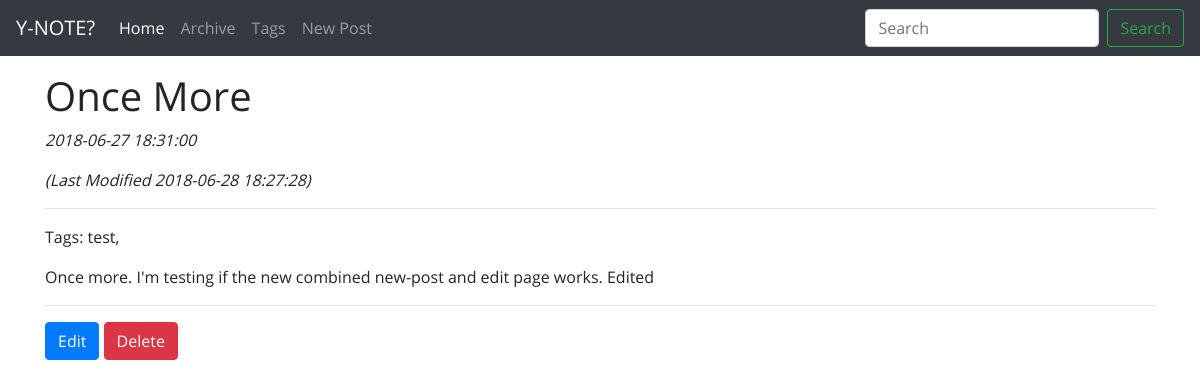
The app's page /readpost.php?id-post=9 with its own data.
### tables this page shows
CREATE TABLE `posts` (
  `id_post` int(11) NOT NULL AUTO_INCREMENT,
  `date_post` datetime DEFAULT NULL,
  `date_modified` datetime DEFAULT NULL,
  `title_post` varchar(255) DEFAULT NULL,
  `content` text,
  PRIMARY KEY (`id_post`)
);

CREATE TABLE `tags` (
  `id_post` int(11) NOT NULL,
  `tag` varchar(50) NOT NULL,
  KEY `id_post` (`id_post`),
  CONSTRAINT `tags_ibfk_1` FOREIGN KEY (`id_post`) REFERENCES `posts` (`id_post`)
);

### readpost.php (the view, shortened to what this page needs)
<?php
    include_once "config.php";
    if (isset($_GET['id-post'])) {
        $id_post = (int) $_GET['id-post'];
    }
    $sql_post = "SELECT * FROM posts WHERE id_post = '$id_post'";
    $sql_tags = "SELECT tag FROM tags
                INNER JOIN posts ON tags.id_post = posts.id_post
                WHERE posts.id_post = '$id_post'";
    $result_sql_post = mysqli_query($db_handle, $sql_post);
    $result_sql_tags = mysqli_query($db_handle, $sql_tags);
    $res_sql_post_array = mysqli_fetch_array($result_sql_post);
    $title_post = $res_sql_post_array['title_post'];
    $date_post = $res_sql_post_array['date_post'];
    if (!is_null($res_sql_post_array['date_modified'])) {
        $date_modified = $res_sql_post_array['date_modified'];
    }
    $content = $res_sql_post_array['content'];
    include "header.php";
    include "navbar.php";
    echo "<h1>$title_post</h1>";
    echo "<p><em>$date_post</em><p>";
    if (isset($date_modified)) {
        echo "<p><em>(Last Modified $date_modified)</em></p>";
    }
    echo "<hr>";
    echo "<p>Tags: ";
    while ($tag = mysqli_fetch_array($result_sql_tags)) {
        echo $tag["tag"].", ";
    }
    echo "</p>";
    echo $content;
    echo "<hr>";
    ?>
    <a href="posting.php?id-post=<?php echo $id_post; ?>" class="btn btn-primary">Edit</a>
    <form class="form-delete" action="process.php" method="post">
        <button id="delete" class="btn btn-danger" type="submit" name="delete-post" value="<?php echo $id_post; ?>">Delete</button>
    </form>
    <?php include "tail.php"; ?>

### assets/css/readpost.css (style rules this page uses)
.form-delete { display: inline; }

### assets/css/index.css (style rules this page uses)
body { min-height: 75rem; padding-top: 4.5rem; padding-bottom: 4rem; font-family: 'Open Sans', Courier, monospace; }

### records on screen
posts: title_post "Once More", date_post "2018-06-27 18:31:00", date_modified "2018-06-28 18:27:28", content "Once more. I'm testing if the new combined new-post and edit page works. Edited"
tags: tag "test"
